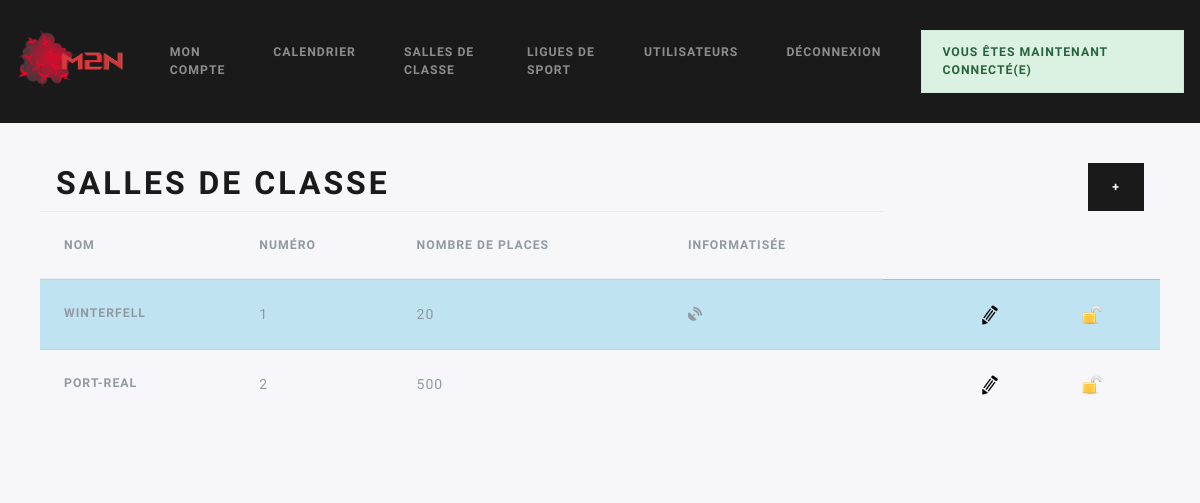
Page /index.php?action=affSalles (signed in) on the earlier database version.
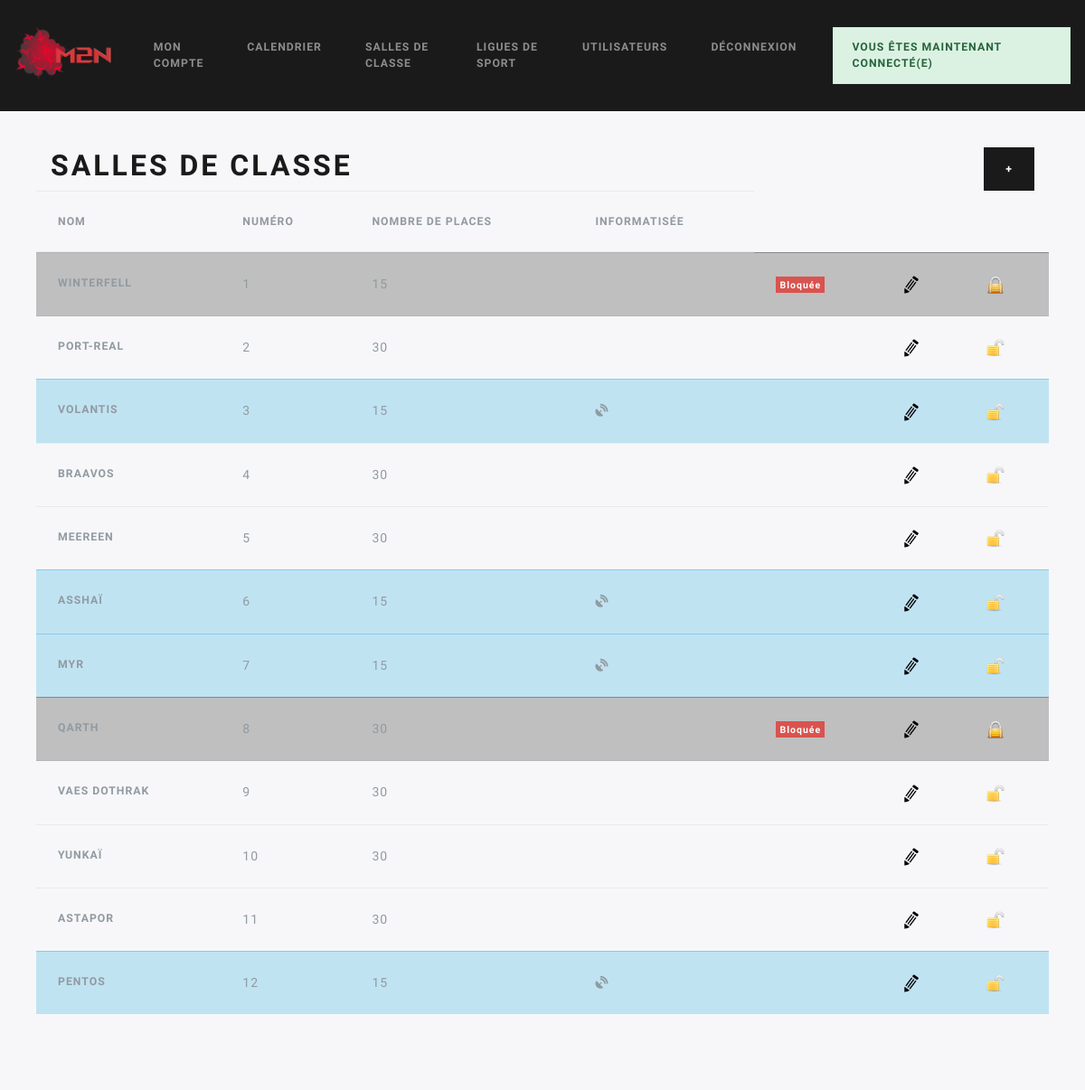
Same page on the later database version.
### tables this page shows
CREATE TABLE `salles` (
  `id_salle` int(11) NOT NULL,
  `nom_salle` varchar(50) NOT NULL,
  `nb_places` int(11) NOT NULL,
  `informatisee` tinyint(1) NOT NULL,
  `bloquee` tinyint(1) NOT NULL
);

### modeles/fonctions.php (called while the page is built, shortened)
<?php
function render(string $vue, $parameters =[]){
    extract($parameters);
    require "vues/$vue.php";
}
function pages(string $pageName,array $parameters =[]){
    extract($parameters);
    render('header',$parameters);
    render($pageName,$parameters);
    render('footer');
}

### controleurs/affSalles.php (called while the page is built)
<?php
include('./modeles/salles.php');
$pdo = get_pdo();
$req = $pdo->query("SELECT * FROM salles");
$salles = $req->fetchall();
pages('affSalles',['title' => 'M2L - Liste des salles' ,'salles' => $salles, 'admin' => $admin]);

### modeles/salles.php (called while the page is built, shortened)
<?php
function informatisee_salle(array $salles): bool{
    if($salles['informatisee']){
        return true;
    } else{
        return false;
    }
}

### modeles/users.php (called while the page is built, shortened)
<?php
function isAdmin($role){
    if($role == '1'){
        $admin='TRUE'
    ;}
    else{
        $admin='FALSE'
    ;}
    return $admin;
}

### vues/affSalles.php (the view)
<div class="jumbotron">
<div class="d-flex flex-row align-items-center justify-content-between mx-sm-3">
    <h1>Salles de classe</h1>
    <?php if($_SESSION['user']['role']=='1'){
        echo '<a href="index.php?action=addSalle" class="btn btn-primary"> + </a>';}?>
</div>
<table class="table table-hover">
    <thead>
        <tr>
            <th scope="col">Nom</th>
            <th scope="col">Numéro</th>
            <th scope="col">Nombre de places</th>
            <th scope="col">Informatisée</th>
        </tr>
    </thead>
    <tbody>
         <?php foreach($salles as $salle):?>
             <tr class="<?php if(($salle['informatisee']=='1')&&($salle['bloquee']=='0')){echo 'table-info';}
                              elseif ($salle['bloquee']=='1'){echo 'table-primary';};?>">
                <th scope="row"> <?= $salle['nom_salle'] ;?></th>
                <td><?= $salle['id_salle'];?></td>
                <td><?= $salle['nb_places'];?></td>
                <td><?php if(informatisee_salle($salle)) {
                       echo '<i class="fas fa-satellite-dish"
                            <span style="font-weight: solid;">
                            <span style="color: Mediumslateblue;">
                            </span></i>'
                           ;}
                    ?>
                </td>
                <td><?php if ($salle['bloquee']=='1'){echo '<span class="badge badge-danger">Bloquée</span>';};?></td>
            <?php if($admin=='TRUE'){
                    echo '<td><a href="index.php?action=editSalle&idSalle='.$salle['id_salle'].'"><img src="Public/images/edit.png"/></a></td>';
                if($salle['bloquee']=='1'){
                    echo'<td><a href="index.php?action=debloquerSalle&idSalle='.$salle['id_salle'].'"><img src="Public/images/locked.png"/></a></td> ';
                }
                else{
                    echo'<td><a href="index.php?action=bloquerSalle&idSalle='.$salle['id_salle'].'"><img src="Public/images/unlocked.png"/></a></td>';}
              ;}
              else{ echo '';}?>
            </tr>
         <?php endforeach; ?>
</tbody>
</div>

### index.php (shortened to what this page needs)
<?php
require('./modeles/fonctions.php');
require('./modeles/users.php');
$admin = isAdmin($_SESSION['user']['role']);
switch($_GET['action']) {
    case "affSalles":
        include('controleurs/affSalles.php');
    break;
}
?>

### vues/header.php (shortened to what this page needs)
<!DOCTYPE html>
<html lang="fr" dir="ltr">
  <head>
    <link rel="stylesheet" href="./Public/css/lux/bootstrap.min.css">
    <link rel="stylesheet" href="./Public/css/calendar.css">
    <link rel="stylesheet" href="./Public/css/stylesheet.css">
    <link rel="stylesheet" href="https://use.fontawesome.com/releases/v5.7.2/css/all.css">
  </head>
  <body>
    <nav id="navbar" class="navbar navbar-expand-lg navbar-dark bg-primary">
        <a class="navbar-brand" href="index.php?action=home"><img src="./IMAGES/LOGO M2L/Orage2.png" style="height : 8vh"></a>
        <div class="collapse navbar-collapse" id="navbarColor03">
            <ul class="navbar-nav mr-auto">
                <?php if(isset($_SESSION['auth'])):?>
                    <li class="nav-item">
                        <a class="nav-link" href="index.php?action=myAccount">Mon compte
                        <span class="sr-only">(current)</span></a>
                    </li>
                    <li class="nav-item">
                        <a class="nav-link" href="index.php?action=calendar">Calendrier</a>
                    </li>
                    <li class="nav-item">
                        <a class="nav-link" href="index.php?action=affSalles">Salles de classe</a>
                    </li>
                    <li class="nav-item">
                        <a class="nav-link" href="index.php?action=affLigues">Ligues de sport</a>
                    </li>
                <?php if($_SESSION['user']['role']== '1'){
                    echo '
                    <li class="nav-item">
                        <a class="nav-link" href="index.php?action=affUsers">Utilisateurs</a>
                    </li>';}
                ;?>
                    <li class="nav-item">
                        <a class="nav-link" href="index.php?action=disconnect">Déconnexion</a>
                    </li>
                <?php else: ?>
                    <li class="nav-item">
                        <a class="nav-link" href="index.php?action=logging">Se connecter</a>
                    </li>
                <?php endif; ?>
            </ul>
        </div>
             <?php if(isset($_SESSION['flash'])): ?>
                <?php foreach($_SESSION['flash'] as $type => $message): ?>
                    <div class="alert alert-<?= $type; ?>">
                        <?= $message; ?>
                    </div>
                <?php endforeach; ?>
            <?php endif; ?>
    </nav>
<div class="content">

### vues/footer.php (shortened to what this page needs)
</div>
    </body>
</html>

### Public/css/stylesheet.css (style rules this page uses)
body { background-color: #F7F7F9; }
td img { width:20px; height: 20px; }
.jumbotron { padding: 5vh; }
.content { z-index: 1; }

Differences in the rows shown:
changed salles "WINTERFELL": informatisee 1 → 0 (drawn); nb_places "20" → "15"; bloquee: picture added; bloquee: picture removed; now shows "Bloquée"
changed salles "PORT-REAL": nb_places "500" → "30"
added salles: nom_salle "VOLANTIS", id_salle "3", nb_places "15", bloquee 0 (drawn)
added salles: nom_salle "BRAAVOS", id_salle "4", nb_places "30", bloquee 0 (drawn)
added salles: nom_salle "MEEREEN", id_salle "5", nb_places "30", bloquee 0 (drawn)
added salles: nom_salle "ASSHAÏ", id_salle "6", nb_places "15", bloquee 0 (drawn)
added salles: nom_salle "MYR", id_salle "7", nb_places "15", bloquee 0 (drawn)
added salles: nom_salle "QARTH", id_salle "8", nb_places "30", bloquee "Bloquée"
added salles: nom_salle "VAES DOTHRAK", id_salle "9", nb_places "30", bloquee 0 (drawn)
added salles: nom_salle "YUNKAÏ", id_salle "10", nb_places "30", bloquee 0 (drawn)
added salles: nom_salle "ASTAPOR", id_salle "11", nb_places "30", bloquee 0 (drawn)
added salles: nom_salle "PENTOS", id_salle "12", nb_places "15", bloquee 0 (drawn)
